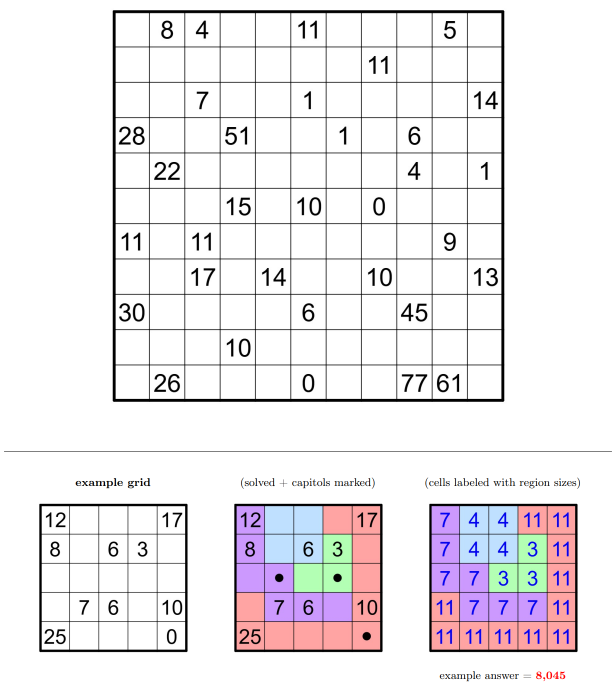
#> input picture assets/metric-too.png, 1231 x 1387 px (shown at 1/2 size)
$ python ocr_11x11.py
#> lines starting #> are read from the running program, lines starting #| are printed output that depends on the picture; after the words box and inside, x2 and y2 are one past the last pixel; in counts of white or black regions, pixels touching at a corner belong together
#!/usr/bin/env python3
"""Pixel-level extraction of the 11x11 official grid: grid geometry -> per-cell ink -> digit ID.

No third-party deps beyond PIL. Prints:
  - detected grid line positions
  - per-cell ASCII ink art for every cell that contains ink (so positions can be eyeballed)
  - template-matched digit values with a confidence margin
"""
import os
import json
import numpy as np
from PIL import Image, ImageDraw, ImageFont

HERE = os.path.dirname(os.path.abspath(__file__))
ROOT = os.path.abspath(os.path.join(HERE, ".."))
SRC = os.path.join(ROOT, "assets", "metric-too.png")
im = Image.open(SRC).convert("L")
a = np.array(im).astype(int)
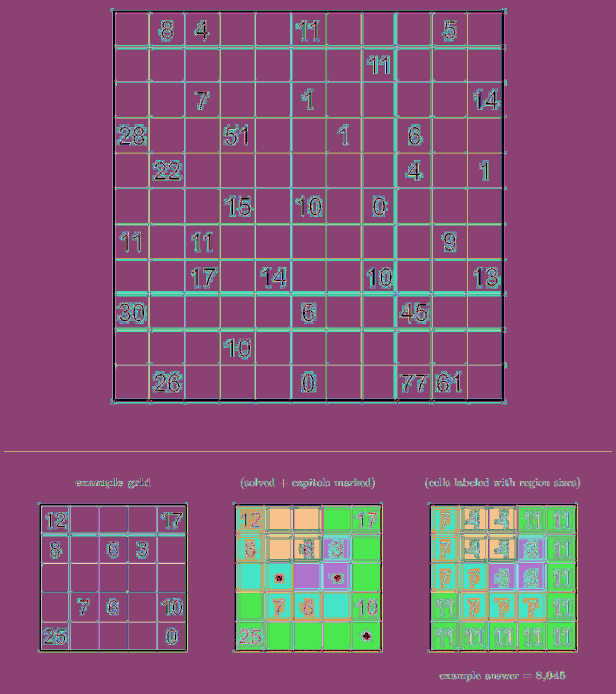
#> a: shape (1387, 1231) int64 (shown at 1/2 size); 256 distinct labels, from 0 to 255; one colour per label, 0 black
H, W = a.shape
#> H = 1387; W = 1231
ink = a < 128
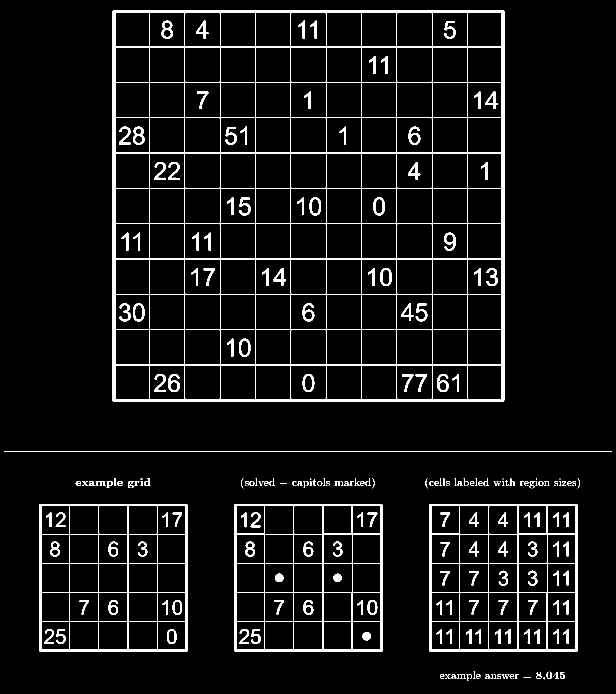
#> ink: shape (1387, 1231) bool (shown at 1/2 size); 5.8% white; 249 white regions (40 under 20 px), largest, box (x1, y1, x2, y2) and area: (225, 20, 1009, 804) 40222, (469, 1008, 765, 1304) 8998, (859, 1008, 1155, 1304) 8998

# ---------- 1. grid geometry: the 11x11 block occupies the top region ----------
# vertical lines: columns with many dark pixels in y in [15, 810]
region = ink[15:810, :]
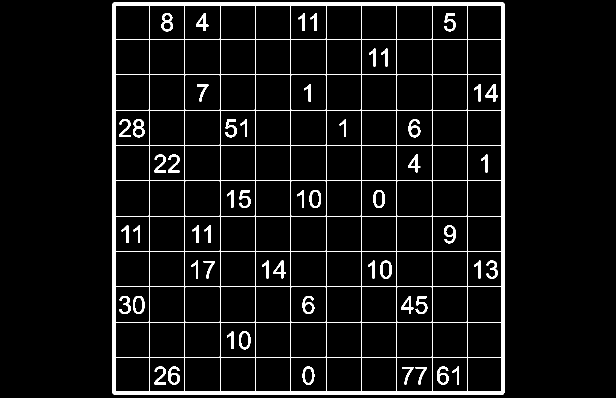
#> region: shape (795, 1231) bool (shown at 1/2 size); 5.6% white; 54 white regions, largest, box (x1, y1, x2, y2) and area: (225, 5, 1009, 789) 40222, (266, 238, 289, 275) 408, (323, 26, 346, 63) 403
colprof = region.sum(axis=0)
#> colprof = 1231 values, max 784 at index 227, min 0 at index 0, mean 44.88
rowprof = ink[:, 220:1010].sum(axis=1)          # restrict x to the grid band for rows
#> rowprof = 1387 values, max 790 at index 902, min 0 at index 0, mean 60.56
rowband = rowprof[0:815]
#> rowband = 815 values, max 784 at index 22, min 0 at index 0, mean 67.79


def runs(idx, thr, minlen=1):
#> called with idx = array of shape (1231,), thr = 300, minlen = 1
    out, s = [], None
    for i, v in enumerate(idx):
        if v > thr and s is None:
            s = i
        elif v <= thr and s is not None:
            if i - s >= minlen:
                out.append((s, i - 1))
            s = None
#> after the loop, out = [(225, 230), (298, 299), (369, 369), (440, 440), (510, 511), (581, 581), (652, 652), (722, 723), (793, 793), (864, 864), (934, 935), (1003, 1008)]
    if s is not None:
        out.append((s, len(idx) - 1))
    return out


vlines = [r for r in runs(colprof, 300) ]
#> vlines has the same summary as out in runs
hlines = [r for r in runs(rowband, 500) ]
#> the loop in runs (call 2), `for i, v in enumerate(idx):` made 815 passes
#> v on passes 1 to 12: 0, 0, 0, 0, 0, 0, 0, 0, 0, 0, 0, 0
#> hlines = [(20, 25), (93, 94), (164, 164), (235, 235), (305, 306), (376, 376), (447, 447), (517, 518), (588, 588), (659, 659), (729, 730), (798, 803)]
# keep only lines inside the puzzle block, pick the 12 strongest on a regular lattice
print("vertical candidates:", vlines)
#| vertical candidates: [(225, 230), (298, 299), (369, 369), (440, 440), (510, 511), (581, 581), (652, 652), (722, 723), (793, 793), (864, 864), (934, 935), (1003, 1008)]
print("horizontal candidates:", hlines)
#| horizontal candidates: [(20, 25), (93, 94), (164, 164), (235, 235), (305, 306), (376, 376), (447, 447), (517, 518), (588, 588), (659, 659), (729, 730), (798, 803)]

# refine: the grid is a regular lattice. pick the best lattice fit.
def fit_lattice(cands, lo, hi, n):
    """choose n lines evenly spaced in [lo,hi] maximizing total candidate mass."""
#> called with lo = 220, hi = 1010, n = 11
    best = None
    step = (hi - lo) / n
    # search phase offset
    for phase in range(0, 1000):
        off = lo + step * phase / 1000.0
        lines = [off + step * k for k in range(n + 1)]
        score = 0.0
        ok = True
        for L in lines:
            # mass within +-3 px
            xi = int(round(L))
            w = 0.0
            for dx in range(-3, 4):
                x = xi + dx
                if 0 <= x < len(colprof):
                    w = max(w, colprof[x])
            score += w
            if w < 200:
                ok = False
                break
        if ok and (best is None or score > best[0]):
            best = (score, lines)
    return best

vbest = fit_lattice(vlines, 220, 1010, 11)
hbest = fit_lattice(hlines, 15, 810, 11)

def midpoints(runs_):
    return [(a + b) / 2.0 for a, b in runs_]

# The projection already yields exactly 12 vertical and 12 horizontal lines: use them directly.
assert len(vlines) == 12 and len(hlines) == 12, (len(vlines), len(hlines))
xs, ys = midpoints(vlines), midpoints(hlines)
#> xs = [227.5, 298.5, 369, 440, 510.5, 581, 652, 722.5, 793, 864, 934.5, 1005.5]; ys = [22.5, 93.5, 164, 235, 305.5, 376, 447, 517.5, 588, 659, 729.5, 800.5]
print("\nvertical line midpoints (12):", [round(x, 1) for x in xs])
#| vertical line midpoints (12): [227.5, 298.5, 369.0, 440.0, 510.5, 581.0, 652.0, 722.5, 793.0, 864.0, 934.5, 1005.5]
print("horizontal line midpoints (12):", [round(y, 1) for y in ys])
#| horizontal line midpoints (12): [22.5, 93.5, 164.0, 235.0, 305.5, 376.0, 447.0, 517.5, 588.0, 659.0, 729.5, 800.5]
print("col pitch:", [round(xs[i + 1] - xs[i], 1) for i in range(11)])
#| col pitch: [71.0, 70.5, 71.0, 70.5, 70.5, 71.0, 70.5, 70.5, 71.0, 70.5, 71.0]
print("row pitch:", [round(ys[i + 1] - ys[i], 1) for i in range(11)])
#| row pitch: [71.0, 70.5, 71.0, 70.5, 70.5, 71.0, 70.5, 70.5, 71.0, 70.5, 71.0]

# ---------- 2. per-cell ink ----------
def cell_art(r, c):
    x0, x1 = xs[c] + 6, xs[c + 1] - 6
    y0, y1 = ys[r] + 6, ys[r + 1] - 6
    sub = ink[int(round(y0)):int(round(y1)), int(round(x0)):int(round(x1))]
    if not sub.any():
        return None, None, (0, 0)
    rows = np.where(sub.any(axis=1))[0]
    cols = np.where(sub.any(axis=0))[0]
    crop = sub[rows[0]:rows[-1] + 1, cols[0]:cols[-1] + 1]
    return crop, (int(rows[0]), int(cols[0])), (crop.shape[0], crop.shape[1])


def components(crop):
    """split digit glyphs by column gaps."""
    colink = crop.any(axis=0)
    comps, s = [], None
    for i, v in enumerate(colink):
        if v and s is None:
            s = i
        elif not v and s is not None:
            comps.append((s, i - 1)); s = None
    if s is not None:
        comps.append((s, len(colink) - 1))
    # merge components that overlap heavily (rare for digits)
    return comps


def render_ascii(crop, w=18):
    h, wd = crop.shape
    step = max(1, wd // w)
    out = []
    for r in range(0, h, max(1, step * 2)):
        line = ""
        for c in range(0, wd, step):
            blk = crop[r:r + step * 2, c:c + step]
            line += "#" if blk.any() else "."
        out.append(line)
    return out


# ---------- 3. digit templates ----------
FONTS = []
for p in ["/usr/share/fonts/truetype/dejavu/DejaVuSans.ttf",
          "/usr/share/fonts/truetype/liberation/LiberationSans-Regular.ttf",
          "/usr/share/fonts/TTF/DejaVuSans.ttf"]:
    try:
        FONTS.append(ImageFont.truetype(p, 60))
    except Exception:
        pass
print("\nfonts loaded:", len(FONTS))

def template_bank():
    bank = {}
    for fi, f in enumerate(FONTS):
        for d in "0123456789":
            img = Image.new("L", (90, 110), 255)
            dr = ImageDraw.Draw(img)
            dr.text((20, 10), d, font=f, fill=0)
            arr = (np.array(img) < 128)
            rs = np.where(arr.any(axis=1))[0]; cs = np.where(arr.any(axis=0))[0]
            arr = arr[rs[0]:rs[-1] + 1, cs[0]:cs[-1] + 1]
            bank[(fi, d)] = arr
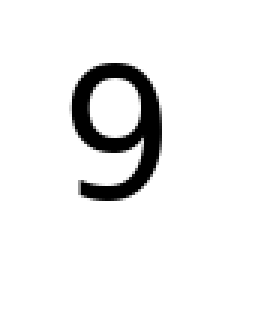
#> img: PIL image 90x110 L (shown 3 times larger); min 0, max 255, mean 238.9
    return bank

BANK = template_bank()

def match(crop):
    best = []
    for (fi, d), t in BANK.items():
        if abs(t.shape[0] - crop.shape[0]) > 0.45 * crop.shape[0] or \
           abs(t.shape[1] - crop.shape[1]) > 0.45 * crop.shape[1]:
            continue
        H1, W1 = crop.shape; H2, W2 = t.shape
        S = max(H1, H2); T = max(W1, W2)
        ca = np.zeros((S, T), bool); ta = np.zeros((S, T), bool)
        ca[:H1, :W1] = crop; ta[:H2, :W2] = t
        inter = (ca & ta).sum(); union = (ca | ta).sum()
        best.append((inter / union, d))
    if not best:
        return None, 0.0
    best.sort(reverse=True)
    return best[0][1], best[0][0]

print("\n===== 11x11 per-cell extraction =====")
transcript = {}
for r in range(11):
    for c in range(11):
        crop, off, (hh, ww) = cell_art(r, c)
        if crop is None:
            continue
        comps = components(crop)
        digits = []
        for (cs_, ce_) in comps:
            g = crop[:, cs_:ce_ + 1]
            v, conf = match(g)
            digits.append((v, round(conf, 3)))
        val = "".join(d[0] if d[0] else "?" for d in digits)
        transcript[(r + 1, c + 1)] = (val, digits)
        print(f"  ({r+1:2d},{c+1:2d})  value={val:<4s} conf={[d[1] for d in digits]}")
#> this loop made 11 passes
#> pass 1, in cell_art (call 2), `crop = sub[rows[0]:rows[-1] + 1, cols[0]:cols[-1] + 1]`:
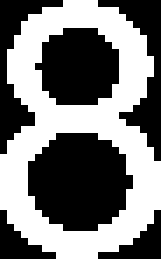
#> crop: shape (37, 23) bool (shown 7 times larger); 47.4% white; 1 white region, box (x1, y1, x2, y2) and area: (0, 0, 23, 37) 403
#> pass 1, in cell_art (call 3), `sub = ink[int(round(y0)):int(round(y1)), int(round(x0)):int(round(x1))]`:
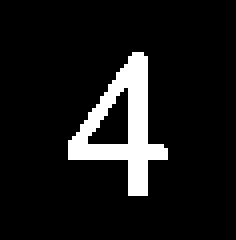
#> sub: shape (60, 59) bool (shown 4 times larger); 9.4% white; 1 white region, box (x1, y1, x2, y2) and area: (17, 13, 42, 49) 334

print("\n----- machine transcript (row,col=value) -----")
for r in range(1, 12):
    row = [f"({r},{c})={transcript[(r,c)][0]}" for c in range(1, 12) if (r, c) in transcript]
    if row:
        print("  " + "  ".join(row))
print("total cells with ink:", len(transcript))

print("\n----- ASCII art of every numbered cell (for eyeball verification) -----")
for (r, c), (val, _) in sorted(transcript.items()):
    crop, off, _ = cell_art(r - 1, c - 1)
    print(f"\n({r},{c})  machine={val}")
    for line in render_ascii(crop, 16):
        print("   " + line)
#> this loop made 33 passes
#> (x0 in cell_art, x1 in cell_art, y0 in cell_art, y1 in cell_art, off) on passes 1, 2, 3, 4, 5, 6, 8, 9, 10, 12, 13, 14: (304.5, 363, 28.5, 87.5, (13, 19)), (375, 434, 28.5, 87.5, (13, 17)), (587, 646, 28.5, 87.5, (13, 10)), (870, 928.5, 28.5, 87.5, (14, 18)), (728.5, 787, 99.5, 158, (12, 10)), (375, 434, 170, 229, (13, 19)), (940.5, 999.5, 170, 229, (13, 8)), (233.5, 292.5, 241, 299.5, (12, 4)), (446, 504.5, 241, 299.5, (12, 4)), (799, 858, 241, 299.5, (12, 18)), (304.5, 363, 311.5, 370, (12, 4)), (799, 858, 311.5, 370, (12, 17))
#> (x0 in cell_art, x1 in cell_art, y0 in cell_art, y1 in cell_art, cols in cell_art, off) on passes 7, 11, 15: (587, 646, 170, 229, [22, 23, 24, 25, 26, 27, 28, 29, 30, 31, 32, 33, 34], (13, 22)), (658, 716.5, 241, 299.5, [21, 22, 23, 24, 25, 26, 27, 28, 29, 30, 31, 32, 33], (12, 21)), (940.5, 999.5, 311.5, 370, [22, 23, 24, 25, 26, 27, 28, 29, 30, 31, 32, 33, 34], (12, 22))
#> pass 3, in cell_art (call 124), `crop = sub[rows[0]:rows[-1] + 1, cols[0]:cols[-1] + 1]`:
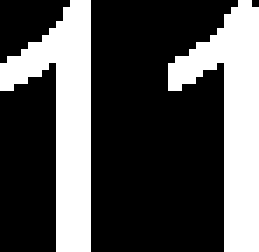
#> crop: shape (36, 37) bool (shown 7 times larger); 32.1% white; 2 white regions, box (x1, y1, x2, y2) and area: (0, 0, 13, 36) 214, (24, 0, 37, 36) 213
